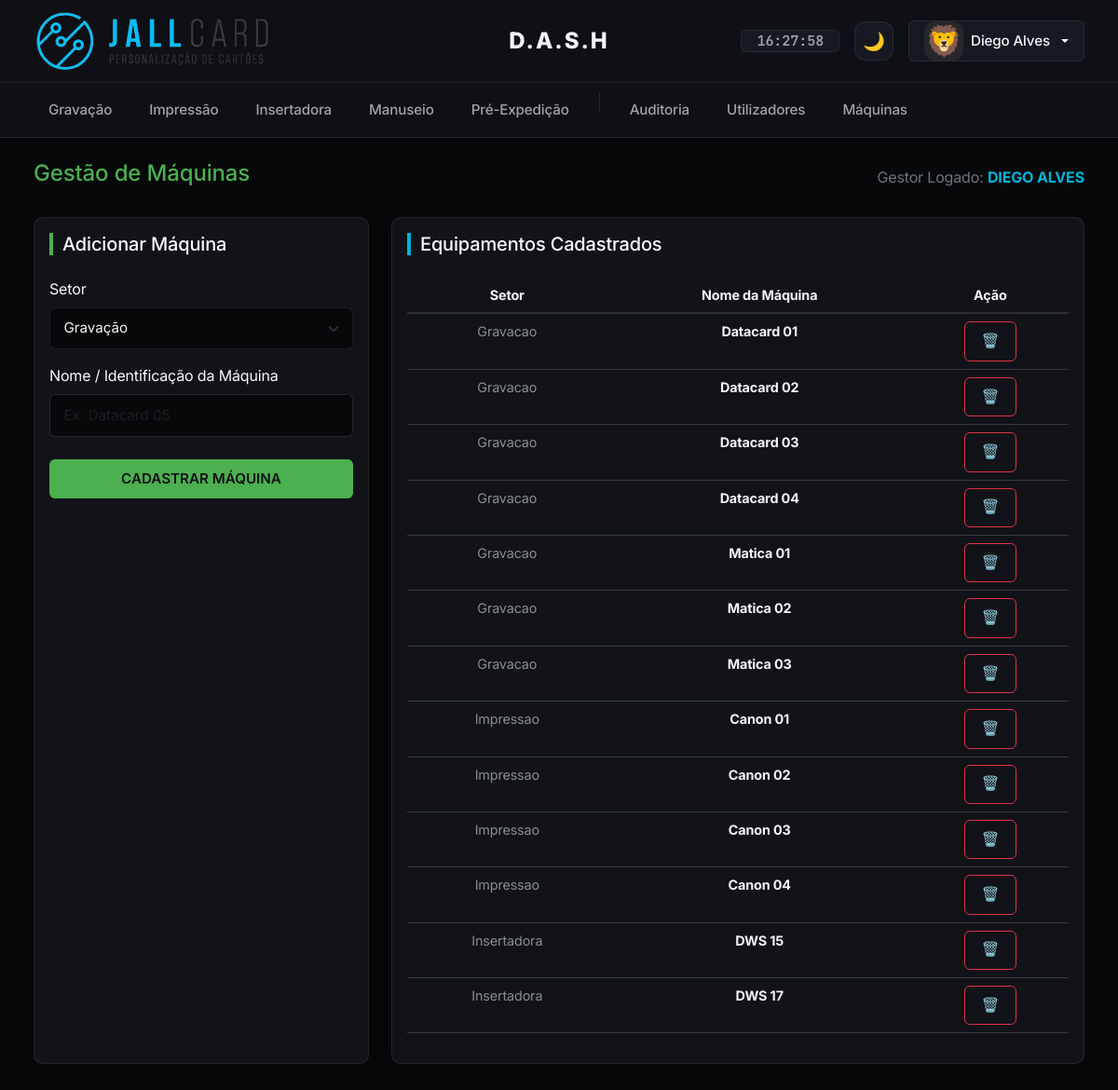
The app's page /maquinas (signed in) with its own data.
### tables this page shows
CREATE TABLE maquinas (
            id INTEGER PRIMARY KEY AUTOINCREMENT,
            setor TEXT NOT NULL,
            nome TEXT NOT NULL
        );

### app.py (the view)
@app.route('/maquinas', methods=['GET'])
def maquinas():
    if 'id_usuario' not in session or not session.get('is_admin'): return redirect(url_for('dashboard'))
    conexao = sqlite3.connect('producao.db')
    conexao.row_factory = sqlite3.Row
    cursor = conexao.cursor()
    cursor.execute('SELECT * FROM maquinas')
    lista = cursor.fetchall()
    conexao.close()
    return render_template('maquinas.html', maquinas=lista)

### templates/maquinas.html (shortened to what this page needs)
{% extends "base.html" %}
{% block conteudo %}
<div class="container-fluid px-4 mt-4 mb-5">
    <div class="d-flex justify-content-between align-items-center mb-4">
        <h4 style="color: #4caf50;">Gestão de Máquinas</h4>
        <span class="text-secondary">Gestor Logado: <strong style="color: #00b4d8; text-transform: uppercase;">{{ session['nome_usuario'] }}</strong></span>
    </div>
    <div class="row">
        <div class="col-lg-4 mb-4">
            <div class="card h-100" style="background-color: #21252b; border: 1px solid #2a2d35; border-radius: 8px;">
                <div class="card-body">
                    <h5 class="text-light mb-4" style="border-left: 4px solid #4caf50; padding-left: 10px;">Adicionar Máquina</h5>
                    <form action="/salvar_maquina" method="POST">
                        <div class="mb-3">
                            <label class="form-label text-light">Setor</label>
                            <select name="setor" class="form-select bg-dark text-light border-secondary" required>
                                <option value="Gravacao">Gravação</option>
                            </select>
                        </div>
                        <div class="mb-4">
                            <label class="form-label text-light">Nome / Identificação da Máquina</label>
                            <input type="text" name="nome" class="form-control bg-dark text-light border-secondary" placeholder="Ex: Datacard 05" required>
                        </div>
                        <button type="submit" class="btn w-100 py-2" style="background-color: #4caf50; color: #111217; font-weight: bold;">CADASTRAR MÁQUINA</button>
                    </form>
                </div>
            </div>
        </div>
        <div class="col-lg-8 mb-4">
            <div class="card h-100" style="background-color: #21252b; border: 1px solid #2a2d35; border-radius: 8px;">
                <div class="card-body">
                    <h5 class="text-light mb-4" style="border-left: 4px solid #00b4d8; padding-left: 10px;">Equipamentos Cadastrados</h5>
                    <div class="table-responsive">
                        <table class="table table-dark table-hover text-center" style="font-size: 0.9rem; --bs-table-bg: transparent;">
                            <thead>
                                <tr style="border-bottom: 2px solid #2a2d35;">
                                    <th>Setor</th>
                                    <th>Nome da Máquina</th>
                                    <th>Ação</th>
                                </tr>
                            </thead>
                            <tbody style="border-top: none;">
                                {% for m in maquinas %}
                                <tr>
                                    <td style="color: #8a8d93;">{{ m.setor }}</td>
                                    <td style="font-weight: bold;">{{ m.nome }}</td>
                                    <td>
                                        <form action="/excluir_maquina/{{ m.id }}" method="POST" onsubmit="return confirm('Excluir permanentemente a máquina {{ m.nome }}?');">
                                            <button type="submit" class="btn btn-sm btn-outline-danger py-0 px-2">🗑️</button>
                                        </form>
                                    </td>
                                </tr>
                                {% else %}
                                <tr><td colspan="3" class="text-secondary">Nenhuma máquina registada.</td></tr>
                                {% endfor %}
                            </tbody>
                        </table>
                    </div>
                </div>
            </div>
        </div>
    </div>
</div>
{% endblock %}

### templates/base.html (shortened to what this page needs)
<!DOCTYPE html>
<html lang="pt" data-theme="dark">
<head>
    <link href="https://cdn.jsdelivr.net/npm/bootstrap@5.3.0/dist/css/bootstrap.min.css" rel="stylesheet">
</head>
<body>
    <header class="navbar-top">
        <div class="container-fluid d-flex justify-content-between align-items-center position-relative">
            <div class="d-flex align-items-center">
                <a href="{{ url_for('dashboard') }}" class="text-decoration-none d-flex align-items-center">
                    <img src="{{ url_for('static', filename='logo.png') }}" alt="JallCard" style="height: 64px; width: auto; object-fit: contain;">
                </a>
            </div>
            <div class="position-absolute start-50 translate-middle-x">
                <a href="{{ url_for('dashboard') }}" class="text-decoration-none" style="font-weight: 800; font-size: 1.5rem; letter-spacing: 0.08em; color: var(--text-primary);">
                    D.A.S.H
                </a>
            </div>
            <div class="d-flex align-items-center gap-3">
                <div id="liveClock" class="tabular-nums px-3 py-1.5" style="font-size: 0.95rem; font-weight: 600; color: var(--text-secondary); background: var(--bg-surface-hover); border: 1px solid var(--border-subtle); border-radius: 6px;">
                </div>
                <button class="btn-theme-toggle" id="themeToggleBtn" onclick="alternarTema()" title="Alternar Modo Claro/Escuro">
                </button>
                <div class="dropdown">
                    <a class="dropdown-toggle d-flex align-items-center gap-2 text-decoration-none px-3 py-1.5" href="#" role="button" data-bs-toggle="dropdown" style="background: var(--bg-surface-hover); border: 1px solid var(--border-subtle); border-radius: 6px; color: var(--text-primary) !important;">
                        <div style="width: 42px; height: 42px; background: #27272a; border-radius: 12px; display: flex; align-items: center; justify-content: center; font-size: 2.0rem;">
                            {{ session.get('avatar', '👤') }}
                        </div>
                        <span style="font-size: 0.95rem; font-weight: 500;">{{ session.get('nome_usuario', 'Utilizador') }}</span>
                    </a>
                </div>
            </div>
        </div>
    </header>
    <nav class="navbar-sectors">
        <div class="container-fluid d-flex flex-wrap gap-2 align-items-center">
            {% if session.get('acesso_gravacao') or session.get('is_admin') %}
            <a class="nav-link-sector" href="{{ url_for('gravacao') }}">Gravação</a>
            {% endif %}
            {% if session.get('acesso_impressao') or session.get('is_admin') %}
            <a class="nav-link-sector" href="{{ url_for('impressao') }}">Impressão</a>
            {% endif %}
            {% if session.get('acesso_insertadora') or session.get('is_admin') %}
            <a class="nav-link-sector" href="{{ url_for('insertadora') }}">Insertadora</a>
            {% endif %}
            {% if session.get('acesso_manuseio') or session.get('is_admin') %}
            <a class="nav-link-sector" href="{{ url_for('manuseio_tela') }}">Manuseio</a>
            {% endif %}
            {% if session.get('acesso_pre_expedicao') or session.get('is_admin') %}
            <a class="nav-link-sector" href="{{ url_for('pre_expedicao') }}">Pré-Expedição</a>
            {% endif %}
            {% if session.get('is_admin') %}
            <a class="nav-link-sector" href="{{ url_for('auditoria') }}">Auditoria</a>
            <a class="nav-link-sector" href="{{ url_for('usuarios') }}">Utilizadores</a>
            <a class="nav-link-sector" href="{{ url_for('maquinas') }}">Máquinas</a>
            {% endif %}
        </div>
    </nav>
    <main class="container pb-5 mt-4" style="max-width: 1450px;">
        {% block conteudo %}{% endblock %}
    </main>
</body>
</html>

### templates/base.html (style rules this page uses)
:root { --bg-base: #07080a; --bg-surface: #0e1015; --bg-surface-hover: #161922; --bg-card: #111318; --border-subtle: rgba(255, 255, 255, 0.08); --border-active: rgba(255, 255, 255, 0.2); --text-primary: #f3f4f6; --text-secondary: #a1a1aa; --accent: #00b4d8; --accent-glow: rgba(0, 180, 216, 0.15); --success: #10b981; }
body { background-color: var(--bg-base); color: var(--text-primary); font-family: 'Inter', -apple-system, BlinkMacSystemFont, sans-serif; -webkit-font-smoothing: antialiased; letter-spacing: -0.01em; margin: 0; padding: 0; font-size: 1rem; transition: background-color 0.3s ease, color 0.3s ease; }
.navbar-top { background-color: var(--bg-surface); border-bottom: 1px solid var(--border-subtle); padding: 0.75rem 1.5rem; position: relative; }
.navbar-sectors { background-color: var(--bg-surface); border-bottom: 1px solid var(--border-subtle); padding: 0.6rem 1.5rem; }
.nav-link-sector { color: var(--text-secondary); font-weight: 500; font-size: 0.95rem; padding: 0.5rem 1rem; border-radius: 6px; transition: all 0.15s ease; text-decoration: none; }
.card { background-color: var(--bg-card) !important; border: 1px solid var(--border-subtle) !important; border-radius: 10px !important; box-shadow: 0 4px 24px rgba(0, 0, 0, 0.08); color: var(--text-primary) !important; }
.btn { border-radius: 6px !important; font-weight: 600 !important; font-size: 0.95rem !important; padding: 0.55rem 1.1rem !important; transition: all 0.15s ease !important; }
.btn-theme-toggle { background: var(--bg-surface-hover); border: 1px solid var(--border-subtle); color: var(--text-primary); width: 42px; height: 42px; border-radius: 12px; display: flex; align-items: center; justify-content: center; font-size: 1.2rem; transition: all 0.15s ease; cursor: pointer; }
.form-control, .form-select { background-color: var(--bg-base) !important; border: 1px solid var(--border-subtle) !important; color: var(--text-primary) !important; border-radius: 6px !important; padding: 0.65rem 0.9rem; font-size: 0.95rem; }
[data-theme="dark"] .table-dark { --bs-table-bg: #111318 !important; --bs-table-color: #f3f4f6 !important; color: #f3f4f6 !important; }
.tabular-nums { font-variant-numeric: tabular-nums; font-family: 'JetBrains Mono', monospace; }

### records on screen
maquinas: setor "Gravacao", nome "Datacard 01"
maquinas: setor "Gravacao", nome "Datacard 02"
maquinas: setor "Gravacao", nome "Datacard 03"
maquinas: setor "Gravacao", nome "Datacard 04"
maquinas: setor "Gravacao", nome "Matica 01"
maquinas: setor "Gravacao", nome "Matica 02"
maquinas: setor "Gravacao", nome "Matica 03"
maquinas: setor "Impressao", nome "Canon 01"
maquinas: setor "Impressao", nome "Canon 02"
maquinas: setor "Impressao", nome "Canon 03"
maquinas: setor "Impressao", nome "Canon 04"
maquinas: setor "Insertadora", nome "DWS 15"
maquinas: setor "Insertadora", nome "DWS 17"

### other values on screen
{{ session.get('avatar', '👤') }} "🦁"
{{ session.get('nome_usuario', 'Utilizador') }} "Diego Alves"
{{ session['nome_usuario'] }} "DIEGO ALVES"
